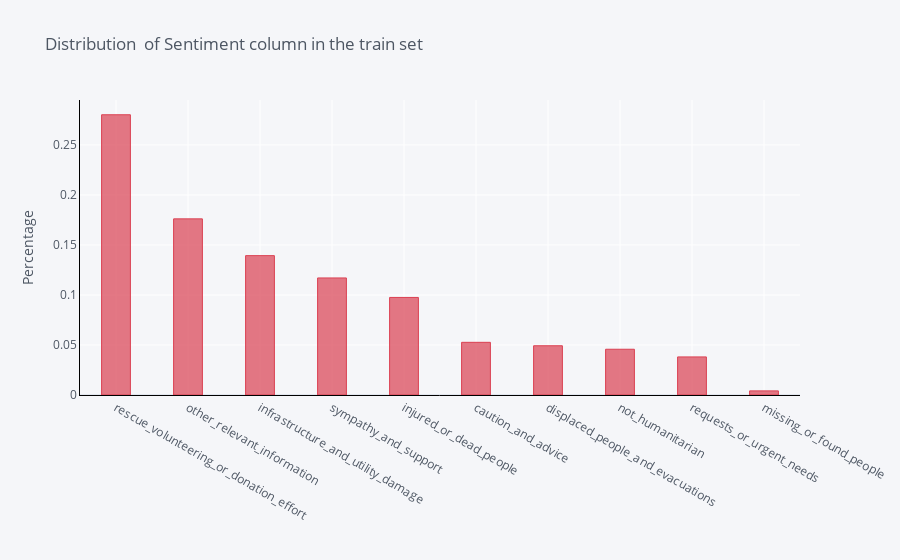

Notebook cell for this chart:
### Code cell
train['target'].value_counts(normalize=True).iplot(kind='bar',
                                                      yTitle='Percentage', 
                                                      linecolor='black', 
                                                      opacity=0.7,
                                                      color='red',
                                                      theme='pearl',
                                                      bargap=0.6,
                                                      gridcolor='white',
                                                      title='Distribution  of Sentiment column in the train set')

### Figure 1 — Plotly figure (JSON) as saved in the notebook; plotly's stock layout.template omitted (floating-point values rounded to 4 significant figures)
{"data": [{"marker": {"color": "rgba(219, 64, 82, 0.7)", "line": {"color": "rgba(219, 64, 82, 1.0)", "width": 1}}, "name": "proportion", "orientation": "v", "text": "", "type": "bar", "x": ["rescue_volunteering_or_donation_effort", "other_relevant_information", "infrastructure_and_utility_damage", "sympathy_and_support", "injured_or_dead_people", "caution_and_advice", "displaced_people_and_evacuations", "not_humanitarian", "requests_or_urgent_needs", "missing_or_found_people"], "y": [0.2802, 0.1761, 0.1393, 0.117, 0.09753, 0.05266, 0.04924, 0.04575, 0.03808, 0.004114]}], "layout": {"bargap": 0.6, "legend": {"bgcolor": "#F5F6F9", "font": {"color": "#4D5663"}}, "paper_bgcolor": "#F5F6F9", "plot_bgcolor": "#F5F6F9", "title": {"font": {"color": "#4D5663"}, "text": "Distribution  of Sentiment column in the train set"}, "xaxis": {"gridcolor": "white", "linecolor": "black", "showgrid": true, "tickfont": {"color": "#4D5663"}, "title": {"font": {"color": "#4D5663"}, "text": ""}, "zerolinecolor": "#E1E5ED"}, "yaxis": {"gridcolor": "white", "linecolor": "black", "showgrid": true, "tickfont": {"color": "#4D5663"}, "title": {"font": {"color": "#4D5663"}, "text": "Percentage"}, "zerolinecolor": "#E1E5ED"}}}
